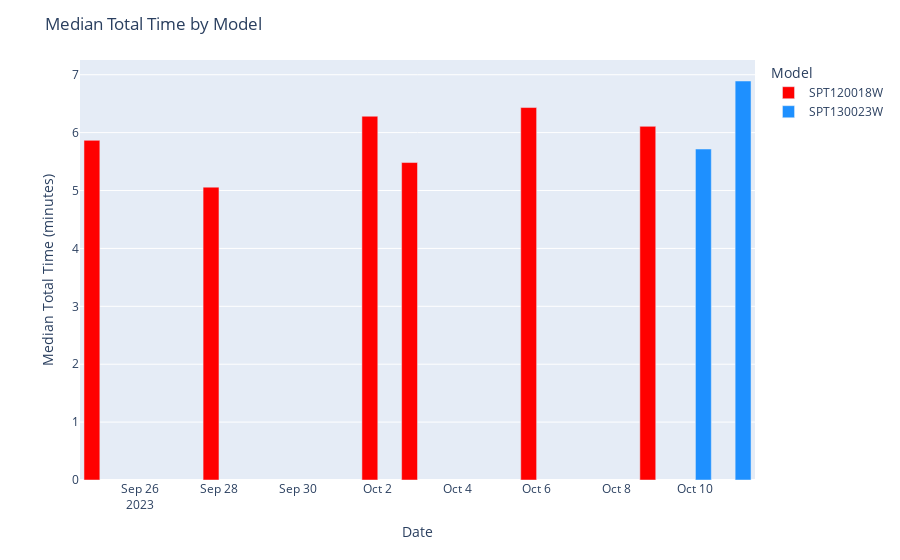
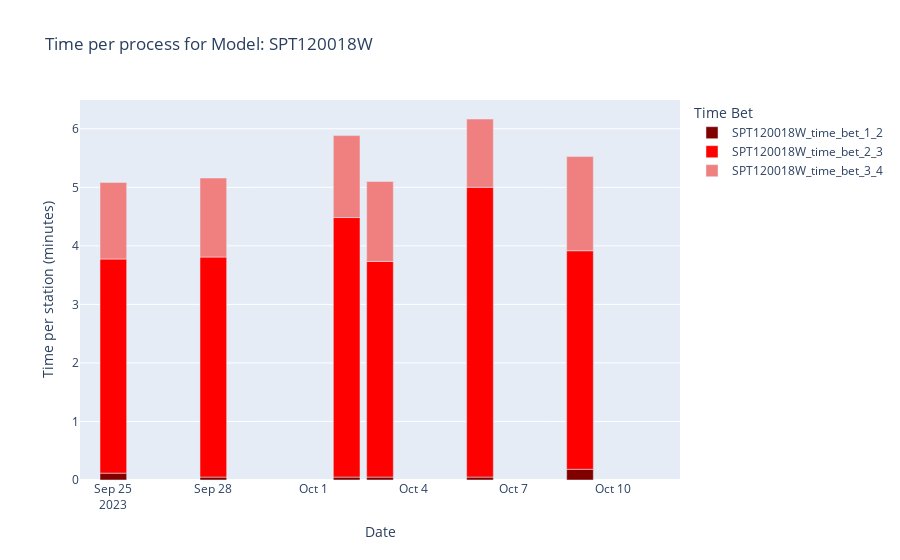
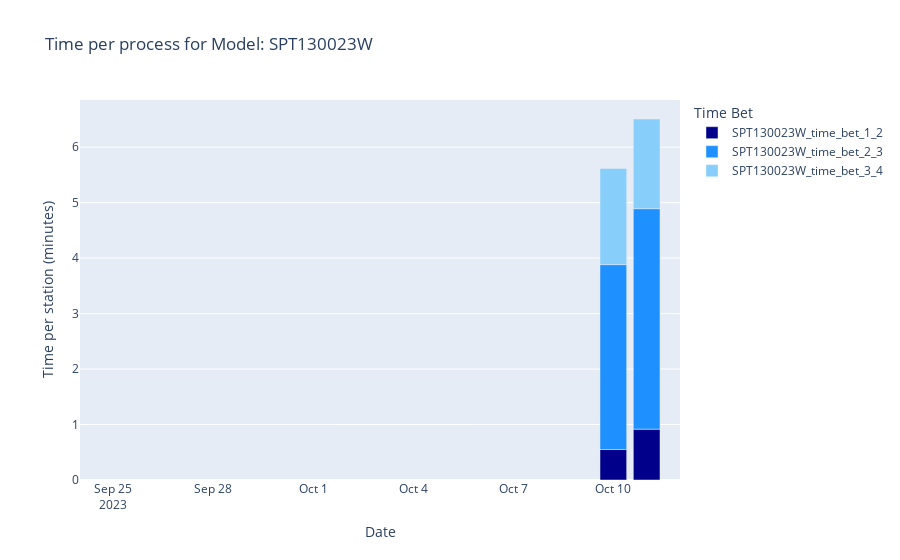

Source (notebook cell) for these figures, in order:
### Code cell
def plot_time_in_station_days(df):
    display(df)
    
    color_discrete_map_ = {"SPT130023W": 'dodgerblue',
                          "SPT120018W": 'red',
                          "ORIONT-40": 'limegreen', 
                          "OCTAN-40": 'mediumorchid'
                          }


    # Create a bar plot for each model
    df['med_total_time_'] = df['med_total_time']/60
    #df['med_total_time'] = df['med_total_time'].astype(int)
    fig = px.bar(df, x='date', y='med_total_time_', 
                 color='model', 
                 color_discrete_map = color_discrete_map_,
                 barmode='group')

    # Update layout for better visualization

    fig.update_layout(
        title='Median Total Time by Model',
        xaxis_title='Date',
        yaxis_title='Median Total Time (minutes)',
        legend_title='Model',
        barmode='group'
    )

    # Show the plot
    fig.show()

    melted_df = pd.melt(df, id_vars=['date','model','med_total_time'], value_vars=['time_bet_1_2','time_bet_2_3','time_bet_3_4'],var_name='time_bet', value_name='time')    
    melted_df['color'] = melted_df['model'] + '_' + melted_df['time_bet']
    color_discrete_map = {"SPT130023W_time_bet_1_2": 'darkblue',
                          "SPT130023W_time_bet_2_3": 'dodgerblue', 
                          "SPT130023W_time_bet_3_4": 'lightskyblue',
                          #"HAMLET-49_time_bet_1_2": 'darkblue',

                          "SPT120018W_time_bet_1_2": 'maroon',
                          "SPT120018W_time_bet_2_3":'red',
                          "SPT120018W_time_bet_3_4": 'lightcoral',
                          #"ORIONT-40_time_bet_1_2": 'forestgreen',
                          #"ORIONT-40_time_bet_2_3": 'limegreen', 
                          #"ORIONT-40_time_bet_3_4": 'lightgreen',
                            
                          #"ORIONT-40_time_bet_1_2": 'forestgreen',
                          #"ORIONT-40_time_bet_2_3": 'limegreen', 
                          #"ORIONT-40_time_bet_3_4": 'lightgreen',
                          
                          "OCTAN-40_time_bet_1_2": 'indigo',
                          "OCTAN-40_time_bet_2_3": 'mediumorchid', 
                          "OCTAN-40_time_bet_3_4": 'plum',}



    #model	time_bet_1_2, time_bet_2_3, time_bet_3_4, med_total_time, date
    
    for model in melted_df['model'].unique():
        df_model = melted_df[melted_df['model'] == model]

        df_model.loc[:,'time_'] = df_model['time']/60
        print("yo")
        #df_model['time'] = df_model['time'].astype(int)
        # Create a bar plot for the current model
        fig4 = px.bar(df_model, x='date', y='time_', 
                    color='color',
                    labels={'time': 'Time'},
                    color_discrete_map = color_discrete_map,
                    title=f'Time per process for Model: {model}')


        #
        fig4.update_xaxes(range=[start_date - pd.Timedelta(days = 1), end_date + pd.Timedelta(days = 1)])  # Set your desired date range


        # Update layout for better visualization
        fig4.update_layout(
            xaxis_title='Date',
            yaxis_title='Time per station (minutes)',
            legend_title='Time Bet',
        )

        # Show the plot
        fig4.show()


plot_time_in_station_days(df_all_med)

### Figure 1 — Plotly figure (JSON) as saved in the notebook; plotly's stock layout.template omitted (floating-point values rounded to 4 significant figures)
{"data": [{"alignmentgroup": "True", "hovertemplate": "model=SPT120018W<br>date=%{x}<br>med_total_time_=%{y}<extra></extra>", "legendgroup": "SPT120018W", "marker": {"color": "red", "pattern": {"shape": ""}}, "name": "SPT120018W", "offsetgroup": "SPT120018W", "orientation": "v", "showlegend": true, "textposition": "auto", "type": "bar", "x": ["2023-09-25", "2023-09-28", "2023-10-02", "2023-10-03", "2023-10-06", "2023-10-09"], "xaxis": "x", "y": [5.867, 5.058, 6.283, 5.483, 6.433, 6.108], "yaxis": "y"}, {"alignmentgroup": "True", "hovertemplate": "model=SPT130023W<br>date=%{x}<br>med_total_time_=%{y}<extra></extra>", "legendgroup": "SPT130023W", "marker": {"color": "dodgerblue", "pattern": {"shape": ""}}, "name": "SPT130023W", "offsetgroup": "SPT130023W", "orientation": "v", "showlegend": true, "textposition": "auto", "type": "bar", "x": ["2023-10-10", "2023-10-11"], "xaxis": "x", "y": [5.717, 6.892], "yaxis": "y"}], "layout": {"barmode": "group", "legend": {"title": {"text": "Model"}, "tracegroupgap": 0}, "margin": {"t": 60}, "title": {"text": "Median Total Time by Model"}, "xaxis": {"anchor": "y", "domain": [0, 1], "title": {"text": "Date"}}, "yaxis": {"anchor": "x", "domain": [0, 1], "title": {"text": "Median Total Time (minutes)"}}}}

### Figure 2 — Plotly figure (JSON) as saved in the notebook; plotly's stock layout.template omitted (floating-point values rounded to 4 significant figures)
{"data": [{"alignmentgroup": "True", "hovertemplate": "color=SPT120018W_time_bet_1_2<br>date=%{x}<br>time_=%{y}<extra></extra>", "legendgroup": "SPT120018W_time_bet_1_2", "marker": {"color": "maroon", "pattern": {"shape": ""}}, "name": "SPT120018W_time_bet_1_2", "offsetgroup": "SPT120018W_time_bet_1_2", "orientation": "v", "showlegend": true, "textposition": "auto", "type": "bar", "x": ["2023-09-25", "2023-09-28", "2023-10-02", "2023-10-03", "2023-10-06", "2023-10-09"], "xaxis": "x", "y": [0.1167, 0.05, 0.05, 0.05, 0.05, 0.1833], "yaxis": "y"}, {"alignmentgroup": "True", "hovertemplate": "color=SPT120018W_time_bet_2_3<br>date=%{x}<br>time_=%{y}<extra></extra>", "legendgroup": "SPT120018W_time_bet_2_3", "marker": {"color": "red", "pattern": {"shape": ""}}, "name": "SPT120018W_time_bet_2_3", "offsetgroup": "SPT120018W_time_bet_2_3", "orientation": "v", "showlegend": true, "textposition": "auto", "type": "bar", "x": ["2023-09-25", "2023-09-28", "2023-10-02", "2023-10-03", "2023-10-06", "2023-10-09"], "xaxis": "x", "y": [3.658, 3.758, 4.433, 3.683, 4.95, 3.733], "yaxis": "y"}, {"alignmentgroup": "True", "hovertemplate": "color=SPT120018W_time_bet_3_4<br>date=%{x}<br>time_=%{y}<extra></extra>", "legendgroup": "SPT120018W_time_bet_3_4", "marker": {"color": "lightcoral", "pattern": {"shape": ""}}, "name": "SPT120018W_time_bet_3_4", "offsetgroup": "SPT120018W_time_bet_3_4", "orientation": "v", "showlegend": true, "textposition": "auto", "type": "bar", "x": ["2023-09-25", "2023-09-28", "2023-10-02", "2023-10-03", "2023-10-06", "2023-10-09"], "xaxis": "x", "y": [1.308, 1.35, 1.4, 1.367, 1.167, 1.608], "yaxis": "y"}], "layout": {"barmode": "relative", "legend": {"title": {"text": "Time Bet"}, "tracegroupgap": 0}, "title": {"text": "Time per process for Model: SPT120018W"}, "xaxis": {"anchor": "y", "domain": [0, 1], "range": ["2023-09-24T00:00:00", "2023-10-12T00:00:00"], "title": {"text": "Date"}}, "yaxis": {"anchor": "x", "domain": [0, 1], "title": {"text": "Time per station (minutes)"}}}}

### Figure 3 — Plotly figure (JSON) as saved in the notebook; plotly's stock layout.template omitted (floating-point values rounded to 4 significant figures)
{"data": [{"alignmentgroup": "True", "hovertemplate": "color=SPT130023W_time_bet_1_2<br>date=%{x}<br>time_=%{y}<extra></extra>", "legendgroup": "SPT130023W_time_bet_1_2", "marker": {"color": "darkblue", "pattern": {"shape": ""}}, "name": "SPT130023W_time_bet_1_2", "offsetgroup": "SPT130023W_time_bet_1_2", "orientation": "v", "showlegend": true, "textposition": "auto", "type": "bar", "x": ["2023-10-10", "2023-10-11"], "xaxis": "x", "y": [0.55, 0.9167], "yaxis": "y"}, {"alignmentgroup": "True", "hovertemplate": "color=SPT130023W_time_bet_2_3<br>date=%{x}<br>time_=%{y}<extra></extra>", "legendgroup": "SPT130023W_time_bet_2_3", "marker": {"color": "dodgerblue", "pattern": {"shape": ""}}, "name": "SPT130023W_time_bet_2_3", "offsetgroup": "SPT130023W_time_bet_2_3", "orientation": "v", "showlegend": true, "textposition": "auto", "type": "bar", "x": ["2023-10-10", "2023-10-11"], "xaxis": "x", "y": [3.333, 3.975], "yaxis": "y"}, {"alignmentgroup": "True", "hovertemplate": "color=SPT130023W_time_bet_3_4<br>date=%{x}<br>time_=%{y}<extra></extra>", "legendgroup": "SPT130023W_time_bet_3_4", "marker": {"color": "lightskyblue", "pattern": {"shape": ""}}, "name": "SPT130023W_time_bet_3_4", "offsetgroup": "SPT130023W_time_bet_3_4", "orientation": "v", "showlegend": true, "textposition": "auto", "type": "bar", "x": ["2023-10-10", "2023-10-11"], "xaxis": "x", "y": [1.733, 1.617], "yaxis": "y"}], "layout": {"barmode": "relative", "legend": {"title": {"text": "Time Bet"}, "tracegroupgap": 0}, "title": {"text": "Time per process for Model: SPT130023W"}, "xaxis": {"anchor": "y", "domain": [0, 1], "range": ["2023-09-24T00:00:00", "2023-10-12T00:00:00"], "title": {"text": "Date"}}, "yaxis": {"anchor": "x", "domain": [0, 1], "title": {"text": "Time per station (minutes)"}}}}
